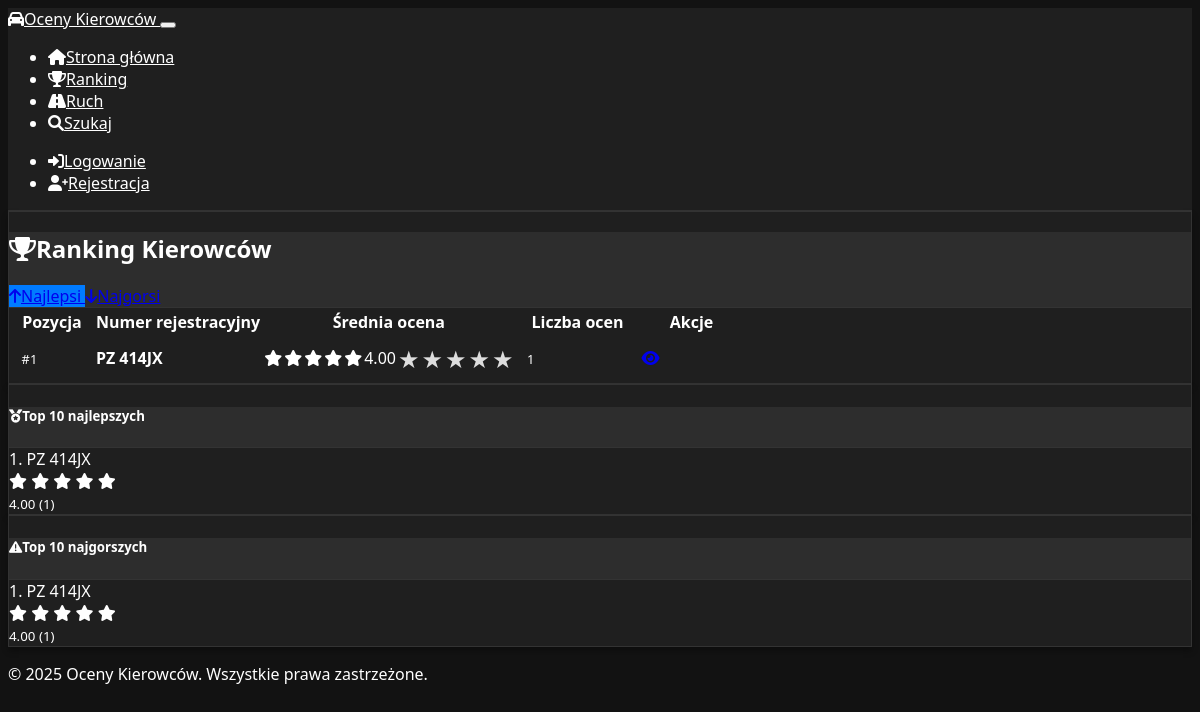
Page /ranking on the committed database.
### models.py (models this page shows, shortened)
class Vehicle(db.Model):
    id = db.Column(db.Integer, primary_key=True)
    license_plate = db.Column(db.String(20), unique=True, nullable=False)
    is_blocked = db.Column(db.Boolean, default=False)
    created_at = db.Column(db.DateTime, default=datetime.utcnow)
    ratings = db.relationship('Rating', backref='vehicle', lazy='dynamic', cascade='all, delete-orphan')
    comments = db.relationship('Comment', backref='vehicle', lazy='dynamic', cascade='all, delete-orphan')

### app.py (the view)
@app.route('/ranking')
def ranking():
    sort_order = request.args.get('sort', 'best')  # best or worst
    vehicles_with_ratings = []
    vehicles = Vehicle.query.all()
    for vehicle in vehicles:
        if vehicle.is_blocked and not is_admin():
            continue
        ratings = Rating.query.filter_by(vehicle_id=vehicle.id).all()
        if ratings:
            avg_rating = sum(r.rating for r in ratings) / len(ratings)
            vehicles_with_ratings.append({
                'vehicle': vehicle,
                'avg_rating': avg_rating,
                'rating_count': len(ratings)
            })
    reverse_order = sort_order == 'best'
    vehicles_with_ratings.sort(key=lambda x: x['avg_rating'],
                               reverse=reverse_order)
    return render_template('ranking.html',
                           vehicles_with_ratings=vehicles_with_ratings,
                           sort_order=sort_order)

### app.py (called while the page is built)
def init_auth(app):
    @app.context_processor
    def inject_auth_functions():
        return {
            'get_current_user': get_current_user,
            'is_logged_in': is_logged_in,
            'is_admin': is_admin
        }

### templates/ranking.html (shortened to what this page needs)
{% extends "base.html" %}
{% block content %}
<div class="row">
    <div class="col-12">
        <div class="card">
            <div class="card-header">
                <div class="d-flex justify-content-between align-items-center">
                    <h2 class="card-title mb-0">
                        <i class="fas fa-trophy me-2"></i>Ranking Kierowców
                    </h2>
                    <div class="btn-group" role="group">
                        <a href="{{ url_for('ranking', sort='best') }}"
                           class="btn btn-{% if sort_order == 'best' %}primary{% else %}outline-primary{% endif %}">
                            <i class="fas fa-arrow-up me-1"></i>Najlepsi
                        </a>
                        <a href="{{ url_for('ranking', sort='worst') }}"
                           class="btn btn-{% if sort_order == 'worst' %}danger{% else %}outline-danger{% endif %}">
                            <i class="fas fa-arrow-down me-1"></i>Najgorsi
                        </a>
                    </div>
                </div>
            </div>
            <div class="card-body">
                {% if vehicles_with_ratings %}
                    <div class="table-responsive">
                        <table class="table table-hover">
                            <thead>
                                <tr>
                                    <th width="80">Pozycja</th>
                                    <th>Numer rejestracyjny</th>
                                    <th width="200">Średnia ocena</th>
                                    <th width="120">Liczba ocen</th>
                                    <th width="100">Akcje</th>
                                </tr>
                            </thead>
                            <tbody>
                                {% for item in vehicles_with_ratings[:50] %}
                                <tr>
                                    <td>
                                        <span class="badge {% if loop.index <= 3 %}bg-warning{% elif loop.index <= 10 %}bg-info{% else %}bg-secondary{% endif %} rounded-pill">
                                            #{{ loop.index }}
                                        </span>
                                    </td>
                                    <td>
                                        <strong>{{ item.vehicle.license_plate }}</strong>
                                    </td>
                                    <td>
                                        <div class="star-rating">
                                            {% for i in range(1, 6) %}
                                                <i class="fas fa-star {% if i <= item.avg_rating %}text-warning{% else %}text-muted{% endif %}"></i>
                                            {% endfor %}
                                            <span class="ms-2 fw-bold">{{ "%.2f"|format(item.avg_rating) }}</span>
                                        </div>
                                    </td>
                                    <td>
                                        <span class="badge bg-primary rounded-pill">{{ item.rating_count }}</span>
                                    </td>
                                    <td>
                                        <a href="{{ url_for('vehicle_detail', license_plate=item.vehicle.license_plate) }}"
                                           class="btn btn-sm btn-outline-primary">
                                            <i class="fas fa-eye"></i>
                                        </a>
                                    </td>
                                </tr>
                                {% endfor %}
                            </tbody>
                        </table>
                    </div>
                {% endif %}
            </div>
        </div>
        {% if vehicles_with_ratings %}
        <div class="row mt-4">
            <div class="col-md-6">
                <div class="card">
                    <div class="card-header bg-success text-white">
                        <h5 class="card-title mb-0">
                            <i class="fas fa-medal me-2"></i>Top 10 najlepszych
                        </h5>
                    </div>
                    <div class="card-body">
                        {% for item in vehicles_with_ratings[:10] if sort_order == 'best' %}
                        <div class="d-flex justify-content-between align-items-center py-2 {% if not loop.last %}border-bottom{% endif %}">
                            <div>
                                <span class="fw-bold">{{ loop.index }}. {{ item.vehicle.license_plate }}</span>
                            </div>
                            <div class="text-end">
                                <div class="star-rating-small">
                                    {% for i in range(1, 6) %}
                                        <i class="fas fa-star {% if i <= item.avg_rating %}text-warning{% else %}text-muted{% endif %}"></i>
                                    {% endfor %}
                                </div>
                                <small class="text-muted">{{ "%.2f"|format(item.avg_rating) }} ({{ item.rating_count }})</small>
                            </div>
                        </div>
                        {% endfor %}
                    </div>
                </div>
            </div>
            <div class="col-md-6">
                <div class="card">
                    <div class="card-header bg-danger text-white">
                        <h5 class="card-title mb-0">
                            <i class="fas fa-exclamation-triangle me-2"></i>Top 10 najgorszych
                        </h5>
                    </div>
                    <div class="card-body">
                        {% if sort_order == 'best' %}
                            {% set worst_vehicles = vehicles_with_ratings|reverse|list %}
                            {% for item in worst_vehicles[:10] %}
                        <div class="d-flex justify-content-between align-items-center py-2 {% if not loop.last %}border-bottom{% endif %}">
                            <div>
                                <span class="fw-bold">{{ loop.index }}. {{ item.vehicle.license_plate }}</span>
                            </div>
                            <div class="text-end">
                                <div class="star-rating-small">
                                    {% for i in range(1, 6) %}
                                        <i class="fas fa-star {% if i <= item.avg_rating %}text-warning{% else %}text-muted{% endif %}"></i>
                                    {% endfor %}
                                </div>
                                <small class="text-muted">{{ "%.2f"|format(item.avg_rating) }} ({{ item.rating_count }})</small>
                            </div>
                        </div>
                            {% endfor %}
                        {% endif %}
                    </div>
                </div>
            </div>
        </div>
        {% endif %}
    </div>
</div>
{% endblock %}

### static/css/style.css (style rules this page uses)
:root { --primary-color: #007bff; --secondary-color: #6c757d; --success-color: #28a745; --danger-color: #dc3545; --warning-color: #ffc107; --info-color: #17a2b8; --dark-color: #343a40; --light-color: #f8f9fa; --star-color: #ffc107; --star-empty: #e9ecef; }
body { background-color: #121212; color: #ffffff; font-family: 'Segoe UI', Tahoma, Geneva, Verdana, sans-serif; }
.card { background-color: #1f1f1f; border: 1px solid #333; box-shadow: 0 4px 6px rgba(0, 0, 0, 0.3); transition: transform 0.2s ease, box-shadow 0.2s ease; }
.card-header { background-color: #2d2d2d; border-bottom: 1px solid #333; color: #ffffff; }
.btn-primary { background-color: var(--primary-color); border-color: var(--primary-color); transition: all 0.2s ease; }
.star-rating { display: inline-flex; align-items: center; gap: 2px; margin: 5px 0; }
.badge { font-size: 0.8rem; padding: 0.4rem 0.6rem; }

### rows in the picture
Vehicle: vehicle.license_plate "PZ 414JX", vehicle.license_plate "PZ 414JX", vehicle.license_plate "PZ 414JX"

### other values in the picture
{{ "%.2f"|format(item.avg_rating) }} "4.00"
{{ item.rating_count }} "1"
